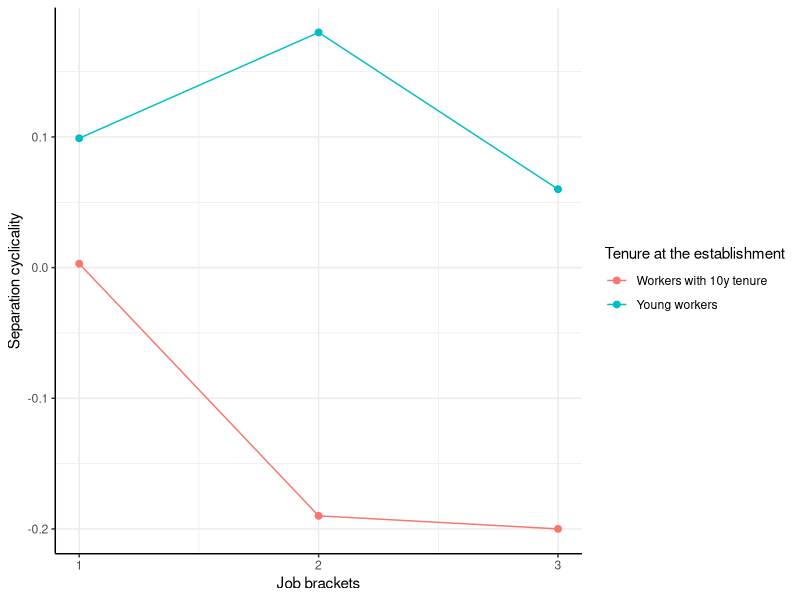
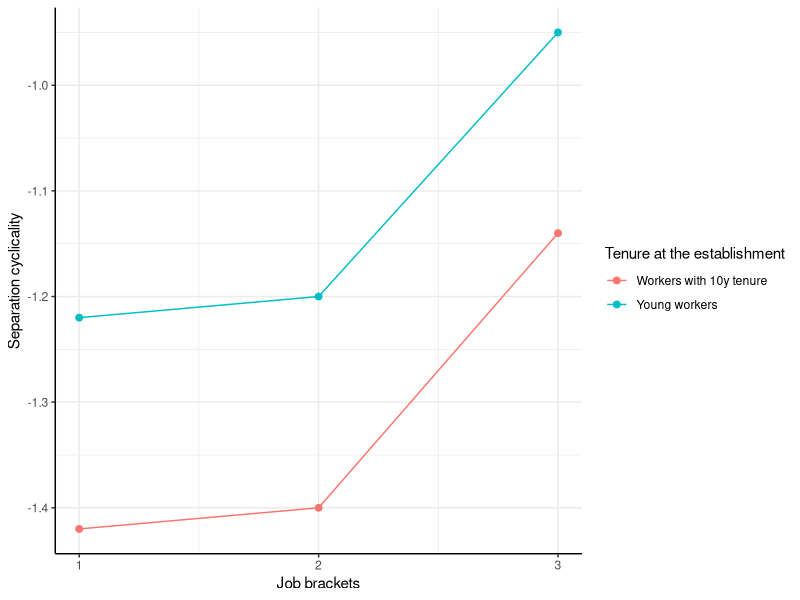
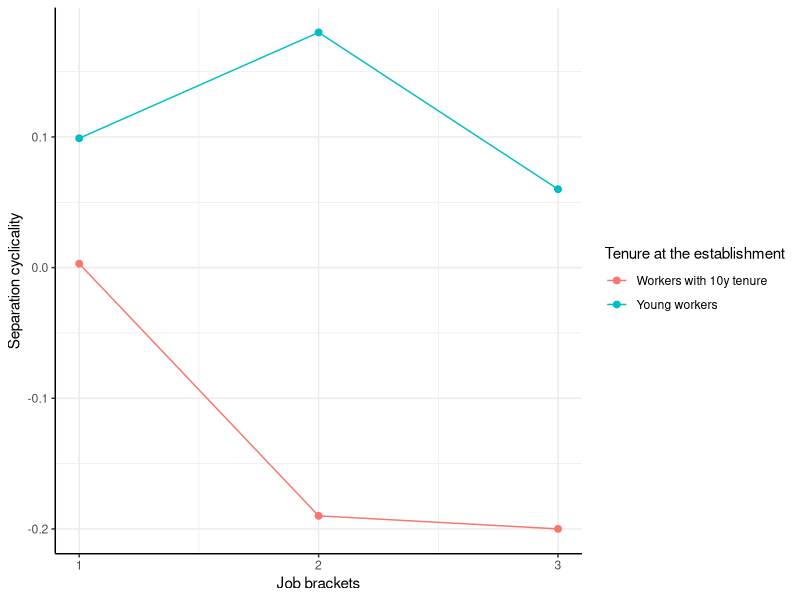
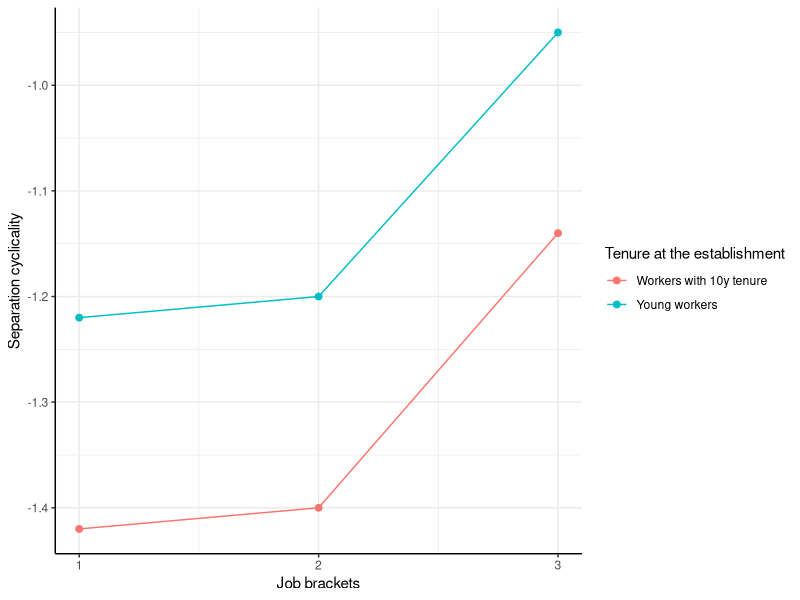

The R script that drew these images, in order:
install.packages("ggplot2")
library(ggplot2)
#Making wage and separations cyclicality graphs! Manually!!!
#Separations cyclicality across tenure and size
x<-1:3
y1<-c(0.18,0.39,0.24) #cyclicality of young workers
y2<-c(0.07,-0.04,-0.06) #cyclicality of workers with 10 years of tenure

#Or interacting with occupation heterogeneity
x<-1:3
y1<-c(0.099,0.18,0.06)
y2<-c(0.003,-0.19,-0.2)
data <- data.frame(x, y1,y2)
# Create the plot
plot <- ggplot(data) +
  geom_line(aes(x, y1, color="Young workers")) +
  geom_point(aes(x, y1, color="Young workers"),size=2) +
  geom_line(aes(x, y2, color="Workers with 10y tenure")) +
  geom_point(aes(x, y2, color="Workers with 10y tenure"),size=2) +
  scale_x_continuous(breaks=1:10)+
  labs( x = "Job brackets",y="Separation cyclicality",color="Tenure at the establishment") +
  theme_bw() +
  theme(axis.line = element_line(colour = "black"),
        #panel.grid.major = element_blank(),
        #panel.grid.minor = element_blank(),
        panel.border = element_blank(),
        panel.background = element_blank()) 

# Display the plot
print(plot)

ggsave("Separations Cyclicality.jpg", plot, width = 10, height = 4, units = "in", dpi = 300, type = "cairo")


#Wage cyclicality across tenure and size
x<-1:3
y1<-c(-1.22,-1.20,-0.95) #cyclicality of young workers
y2<-c(-1.42,-1.40,-1.14) #cyclicality of worker with 10 years of tenure

data <- data.frame(x, y1,y2)
# Create the plot
plot <- ggplot(data) +
  geom_line(aes(x, y1, color="Young workers")) +
  geom_point(aes(x, y1, color="Young workers"),size=2) +
  geom_line(aes(x, y2, color="Workers with 10y tenure")) +
  geom_point(aes(x, y2, color="Workers with 10y tenure"),size=2) +
  scale_x_continuous(breaks=1:10)+
  labs( x = "Job brackets",y="Separation cyclicality",color="Tenure at the establishment") +
  theme_bw() +
  theme(axis.line = element_line(colour = "black"),
        #panel.grid.major = element_blank(),
        #panel.grid.minor = element_blank(),
        panel.border = element_blank(),
        panel.background = element_blank()) 

# Display the plot
print(plot)

ggsave("Wage Cyclicality.jpg", plot, width = 10, height = 4, units = "in", dpi = 300, type = "cairo")
